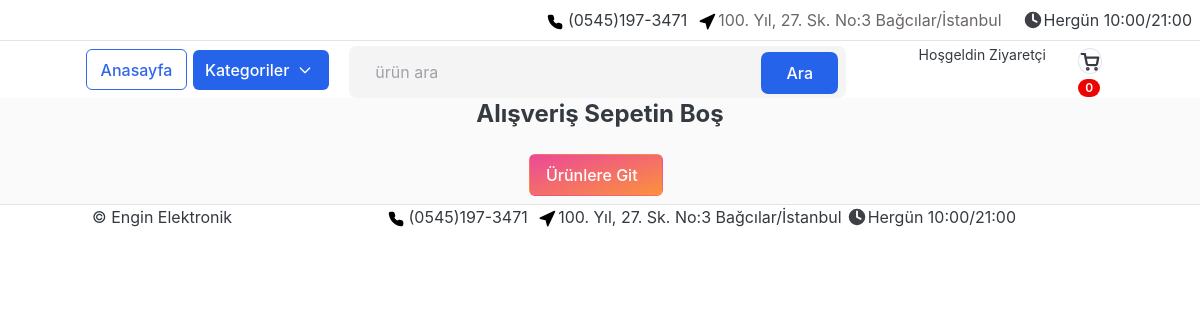
Page /cart/ on the committed database.
### category/models.py (models this page shows, shortened)
class Setting(models.Model):
    title         = models.CharField(max_length=50, blank=True)
    keywords      = models.CharField(max_length=400, blank=True)
    description   = models.CharField(max_length=350, blank=True)
    telefon       = models.CharField(max_length=50, blank=True)
    adres         = models.CharField(max_length=50, blank=True)
    saat          = models.CharField(max_length=50, blank=True)
    copy          = models.CharField(max_length=50, blank=True)

### carts/views.py (the view)
# urls.py: path("", views.cart, name="cart"),
def cart(request, total=0, quantity=0, cart_items=None):
    try:
        if request.user.is_authenticated:
            cart_items = CartItem.objects.filter(user=request.user, is_active=True)
        else:
            cart = Cart.objects.get(cart_id=_cart_id(request))
            cart_items = CartItem.objects.filter(cart=cart, is_active=True)
        for cart_item in cart_items:
            total += (cart_item.product.price * cart_item.quantity)
            quantity += cart_item.quantity
    except ObjectDoesNotExist:
        pass #nesne yoksa yoksay
    context = {
        "total"      : total,
        "quantity"   : quantity,
        "cart_items" : cart_items,
    }
    return render(request, "store/cart.html", context)

### carts/context_processors.py (called while the page is built)
def counter(request):
    cart_count=0
    if "admin" in request.path:
        return {}
    else:
        try:
            cart = Cart.objects.filter(cart_id=_cart_id(request))
            if request.user.is_authenticated:
                cart_items = CartItem.objects.all().filter(user=request.user)
            else:
                cart_items = CartItem.objects.all().filter(cart=cart[:1])
            for cart_item in cart_items:
                cart_count += cart_item.quantity
        except Cart.DoesNotExist:
            cart_count=0
    return dict(cart_count=cart_count)

### carts/views.py (called while the page is built)
def _cart_id(request):
    cart = request.session.session_key
    if not cart:
        cart = request.session.create()
    return cart

### category/context_processors.py (called while the page is built)
def menu_links(request):
    links = Category.objects.all()
    ayarlar = Setting.objects.all()
    return dict(links=links, ayarlar=ayarlar)

def context(request):
    context = {
    'CANONICAL_PATH': request.build_absolute_uri(request.path),
    }
    return context

### category/models.py (called while the page is built)
    def get_url(self):
        return reverse("products_by_category", args=[self.slug])

### templates/store/cart.html (shortened to what this page needs)
{% extends "base.html" %}
{% load static %}
{% block content %}
<section class="section-content padding-y bg-zinc-50">
<div class="container">
{% if not cart_items %}
<h3 class="text-center  text-2xl font-bold"> Alışveriş Sepetin Boş</h3>
<br>
<div class="text-center">
	<a href="{% url 'home' %}" class="btn text-white bg-gradient-to-br from-pink-500 to-orange-400 hover:bg-gradient-to-bl focus:ring-4 focus:outline-none focus:ring-pink-200 dark:focus:ring-pink-800 px-3 py-2 text-center mr-2 mb-2">Ürünlere Git&nbsp;&nbsp;</a>
	</div>
{% endif %}
</div>
</section>
{% endblock %}

### templates/includes/navbar.html (shortened to what this page needs)
{% load static %}
<header class="section-header">
<nav class="navbar p-md-0 navbar-expand-sm navbar-light border-bottom pl-1 flex">
  <div class="navbar-collapse mx-auto justify-end">
{% for ayarlar in ayarlar %}
  <span>
      <a href="https://wa.me/905451973471" target="_blank"> {{ ayarlar.telefon }}</a>&nbsp;&nbsp;</span>
    <a class="nav-link pl-0" href="https://goo.gl/maps/U6h5JE1MKjGA6XeK8" target="_blank">
      <svg viewBox="0 0 24 24" width="22" height="18" stroke="black" stroke-width="2" fill="none" stroke-linecap="round" stroke-linejoin="round" class="css-i6dzq1 inline fill-black"><polygon points="3 11 22 2 13 21 11 13 3 11"></polygon></svg>{{ ayarlar.adres }}</a>
      <span class="mr-2 ml-1"><svg viewBox="0 0 24 24" width="22" height="22" stroke="white" stroke-width="2" fill="none" stroke-linecap="round" stroke-linejoin="round" class="css-i6dzq1 inline fill-zinc-700 -mt-1"><circle cx="12" cy="12" r="10"></circle><polyline points="12 6 12 12 16 14"></polyline></svg>{{ ayarlar.saat }}</span>
{% endfor %}
  </div>
</nav>
<section class="header-main border-bottom border-0">
  <div class="container flex-row">
<div class="row align-items-center">
  <div class="flex justify-center col-lg col-sm col-md col-4 flex-grow-0">
    <div class="category-wrap dropdown d-inline-block float-right">
<a href="{% url 'home' %}" class="btn btn-outline-primary hover:bg-blue-600 -ml-3">Anasayfa</a>
    </div>
  </div>
<div class="pl-0 col-lg col-sm col-md col-8 flex-grow-0">
    <button id="dropdownDefault" data-toggle="dropdown"  class="text-white bg-blue-600 hover:bg-blue-700  focus:outline-none font-medium rounded  px-3 py-2  inline-flex items-center -ml-1" type="button">
      <span class="-ml-1">Kategoriler</span>
      <svg class="ml-2 w-4 h-4" aria-hidden="true" fill="none" stroke="currentColor" viewBox="0 0 24 24" xmlns="http://www.w3.org/2000/svg">
      <path stroke-linecap="round" stroke-linejoin="round" stroke-width="2" d="M19 9l-7 7-7-7"></path></svg>
    </button>
  </div>
  <div class="col-lg  col-md-6 col-sm-12 col">
    <form action="{% url 'search' %}" class="search" method="GET">
      <div class="input-group">
          <input type="search" autocomplete="off" class="form-control p-4 hover:bg-white rounded-lg focus:dark:placeholder-white/50 font-normal text-md bg-zinc-100 dark:bg-zinc-800  focus:bg-white focus:dark:bg-zinc-700 border-2 border-zinc-100 dark:!border-zinc-800  placeholder-zinc-400 dark:placeholder-zinc-600 text-black dark:text-white focus:shadow-lg focus:shadow-zinc-300 focus:dark:shadow-black/20 focus:dark:!border-zinc-600 focus:border-zinc-100" placeholder="ürün ara" name="keyword" id="anahtar">
          <div class="relative">
        <button type="submit" class="btn absolute z-10 rounded-lg px-4 py-2 bg-blue-600 hover:bg-blue-700 text-white  right-2 bottom-1" aria-label="arama butonu">Ara</button>
        </div>
      </div>
    </form>
  </div>
  <div class="col-lg-3 col-sm-6 col-8 order-2 order-lg-3">
        <div class="d-flex justify-content-end mb-3 mb-lg-0">
          {% if user.id is None %}
          <div class="widget-header">
            <small class="text-sm">Hoşgeldin Ziyaretçi</small>
          </div>
          {% endif %}
          <a href="{% url 'cart' %}" class="widget-header pl-3 ml-3 mt-1.5">
            <div class="icon icon-sm rounded-circle border">
            </div>
            <span class="badge badge-pill badge-danger notify">{{ cart_count }}</span>
          </a>
        </div>
      </div>
</div>
  </div>
</section>
</header>

### templates/includes/footer.html (shortened to what this page needs)
{% load static %}
<footer class="section-footer border-top">
	<div class="container">
		<section class="footer-bottom row flex">
			<div class="col-md-3 pl-0 mr-10">
				{% for ayarlar in ayarlar %}
				<span class="ml-1">{{ ayarlar.copy }}</span>
			</div>
				<span class="ml-1">
					<a href="https://wa.me/905451973471" target="_blank"> {{ ayarlar.telefon }}</a></span>&nbsp;
					<a class="ml-1" href="https://goo.gl/maps/U6h5JE1MKjGA6XeK8" target="_blank">
					<svg viewBox="0 0 24 24" width="22" height="18" stroke="black" stroke-width="2" fill="none" stroke-linecap="round" stroke-linejoin="round" class="css-i6dzq1 inline fill-black"><polygon points="3 11 22 2 13 21 11 13 3 11"></polygon></svg>{{ayarlar.adres}}</a>
					<span class="mr-2 ml-1"><svg viewBox="0 0 24 24" width="22" height="22" stroke="white" stroke-width="2" fill="none" stroke-linecap="round" stroke-linejoin="round" class="css-i6dzq1 inline fill-zinc-700 -mt-1"><circle cx="12" cy="12" r="10"></circle><polyline points="12 6 12 12 16 14"></polyline></svg>{{ ayarlar.saat }}</span>
					{% endfor %}
		</section>
	</div>
</footer>
</body>
</html>

### rows in the picture
Setting: telefon "(0545)197-3471", adres "100. Yıl, 27. Sk. No:3 Bağcılar/İstanbul", saat "Hergün 10:00/21:00", copy "© Engin Elektronik"

### other values in the picture
{{ cart_count }} "0"
